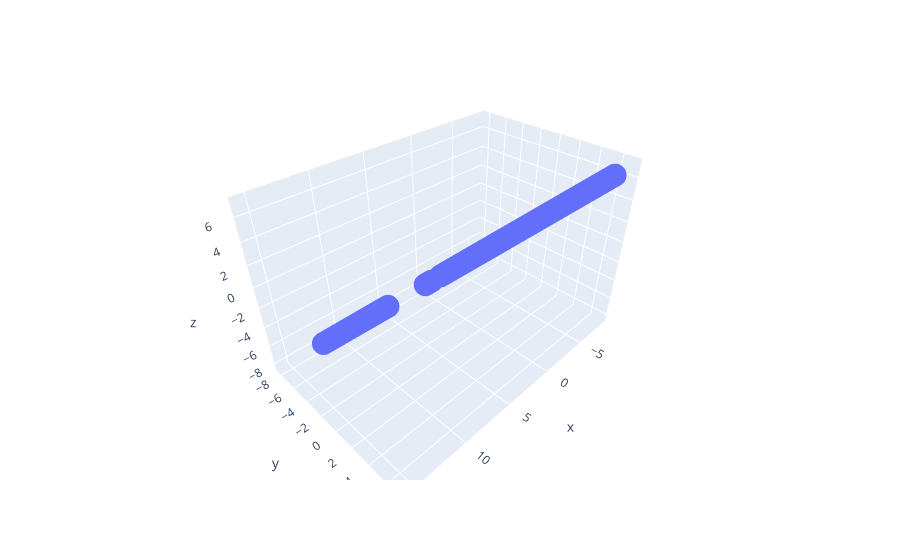

The notebook cell saved with this chart:
### Code cell
import plotly.express as px

# Create a 3D scatterplot using plotly
fig = px.scatter_3d(x=vecs_list_tsne[:,0], y=vecs_list_tsne[:,1], z=vecs_list_tsne[:,1])

# Show the plot
fig.show()

### Figure 1 — Plotly figure (JSON) as saved in the notebook; plotly's stock layout.template omitted (floating-point values rounded to 4 significant figures; data arrays with more than 128 entries replaced by an {"elided": "..."} marker saying what was removed)
{"data": [{"hovertemplate": "x=%{x}<br>y=%{y}<br>z=%{z}<extra></extra>", "legendgroup": "", "marker": {"color": "#636efa", "symbol": "circle"}, "mode": "markers", "name": "", "scene": "scene", "showlegend": false, "type": "scatter3d", "x": {"elided": "1338 float values"}, "y": {"elided": "1338 float values"}, "z": {"elided": "1338 float values"}}], "layout": {"legend": {"tracegroupgap": 0}, "margin": {"t": 60}, "scene": {"domain": {"x": [0, 1], "y": [0, 1]}, "xaxis": {"title": {"text": "x"}}, "yaxis": {"title": {"text": "y"}}, "zaxis": {"title": {"text": "z"}}}}}
